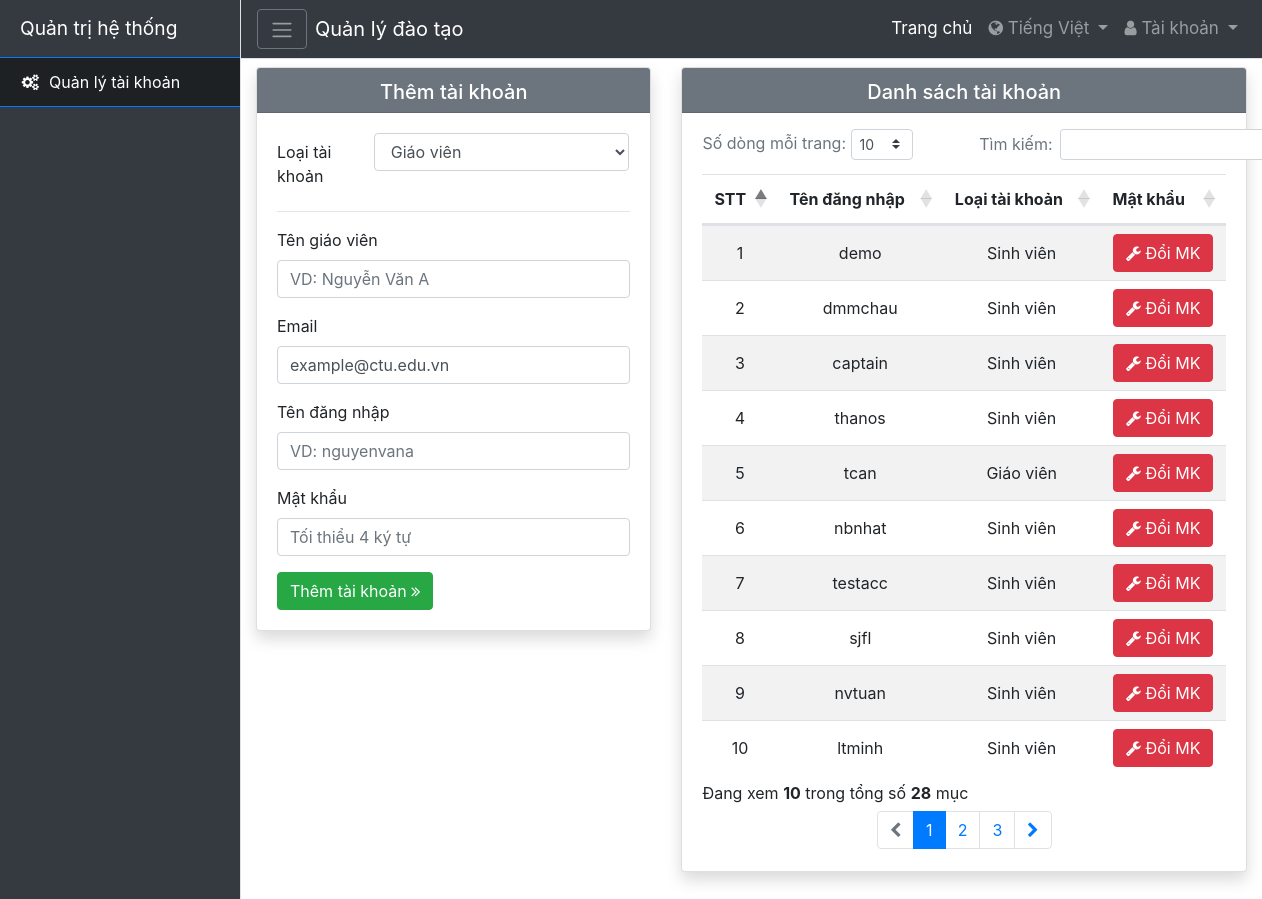
/views/admin (signed in), run on the app's committed database.
### tables this page shows
CREATE TABLE `accounts` (
  `id` int(11) NOT NULL,
  `username` varchar(50) NOT NULL,
  `password` varchar(200) DEFAULT NULL,
  `role` varchar(50) DEFAULT 'student'
);

### php/account/admin_get_all.php (the view, shortened to what this page needs)
<?php
	function getAccType($acc_type) {
		switch ($acc_type) {
			case 'manager':
				return 'Quản lý';
			case 'teacher':
				return 'Giáo viên';
			case 'student':
				return 'Sinh viên';
		}
	}
	if (isset($_SESSION['logged_role']) && $_SESSION['logged_role'] == 'admin') {
		require_once '../../php/connection.php';
		$sql = "SELECT * FROM accounts WHERE role != 'admin' ORDER BY id DESC";
		$result = $conn->query($sql);
		$i = 1;
		while ($row = $result->fetch_assoc()) {
			echo
			'<tr>
				<td>'.$i++.'</td>
				<td>'.$row['username'].'</td>
				<td>'.getAccType($row['role']).'</td>
				<td class="p-2">
					<button data-toggle="modal" data-target="#modal-change-password"
						onclick="passIdToModal('.$row['id'].')" type="button" class="btn btn-danger"
					>
						<i class="fa fa-wrench" aria-hidden="true"></i> Đổi MK
					</button>
				</td>
			</tr>';
		}
	}
?>

### assets/css/sidebar.css (style rules this page uses)
body { overflow-x: hidden; }

### assets/css/main.css (style rules this page uses)
* { margin: 0; padding: 0; box-sizing: border-box; }
body, html { height: 100%; }
.table > tbody > tr > td { vertical-align: middle; }

### views/template/header.php (style rules this page uses)
.table > tbody > tr > td { vertical-align: middle; }

### data on the page
accounts: username "demo", role "Sinh viên"
accounts: username "dmmchau", role "Sinh viên"
accounts: username "captain", role "Sinh viên"
accounts: username "thanos", role "Sinh viên"
accounts: username "tcan", role "Giáo viên"
accounts: username "nbnhat", role "Sinh viên"
accounts: username "testacc", role "Sinh viên"
accounts: username "sjfl", role "Sinh viên"
accounts: username "nvtuan", role "Sinh viên"
accounts: username "ltminh", role "Sinh viên"
